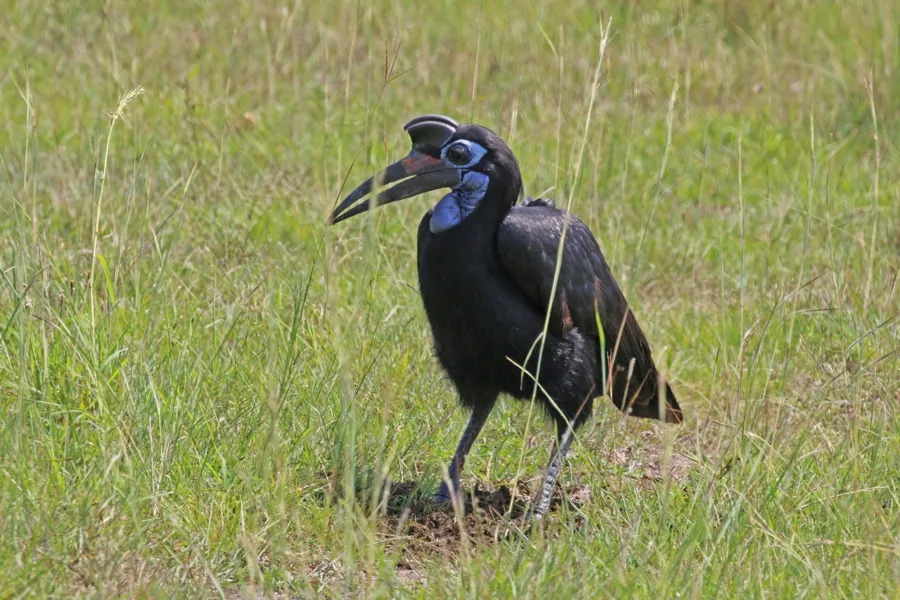
#> input picture assets/animals/abyssinian-ground-hornbill.webp, 900 x 600 px; its folder holds only this picture in this run
$ python audit_local_sources.py
#> lines starting #> are read from the running program, lines starting #| are printed output that depends on the picture
#!/usr/bin/env python3
"""Audit local project folders for usable image and reference assets."""

from __future__ import annotations

import argparse
import csv
import hashlib
import json
from collections import Counter, defaultdict
from datetime import datetime
from pathlib import Path

from PIL import Image, ImageDraw, ImageFilter, ImageOps, ImageStat


SITE_ROOT = Path(__file__).resolve().parents[1]
WORKSPACE_ROOT = SITE_ROOT.parent
OUTPUT_ROOT = SITE_ROOT / ".image-review" / "local-source-audit"
REPORT_PATH = SITE_ROOT / "docs" / "LOCAL_SOURCE_AUDIT.md"

IMAGE_EXTENSIONS = {".png", ".jpg", ".jpeg", ".webp", ".gif"}
DOCUMENT_EXTENSIONS = {".csv", ".docx", ".html", ".json", ".md", ".pdf", ".txt", ".xlsx"}

SKIP_TOP_LEVEL = {"design-a-zoo-student-site"}
SKIP_PARTS = {".git", ".image-cache", ".image-review", "__pycache__"}


def rel_path(path: Path) -> str:
    return path.relative_to(WORKSPACE_ROOT).as_posix()


def should_skip(path: Path) -> bool:
    parts = path.relative_to(WORKSPACE_ROOT).parts
    if parts and parts[0] in SKIP_TOP_LEVEL:
        return True
    return any(part in SKIP_PARTS for part in parts)


def sha256_file(path: Path) -> str:
    digest = hashlib.sha256()
    with path.open("rb") as handle:
        for chunk in iter(lambda: handle.read(1024 * 1024), b""):
            digest.update(chunk)
    return digest.hexdigest()


def dhash(image: Image.Image) -> str:
    gray = ImageOps.grayscale(image).resize((9, 8), Image.Resampling.LANCZOS)
    pixels = list(gray.getdata())
    bits = []
    for row in range(8):
        offset = row * 9
        for col in range(8):
            bits.append(1 if pixels[offset + col] > pixels[offset + col + 1] else 0)
    value = 0
    for bit in bits:
        value = (value << 1) | bit
    return f"{value:016x}"


def classify_path(path: Path) -> tuple[str, str, str]:
    rel_lower = rel_path(path).lower()
    name_lower = path.name.lower()

    if "wild_ecosystem_habitats_collection" in rel_lower:
        return (
            "habitat asset",
            "already-used habitat image",
            "Keep as habitat imagery; these have already been copied into the public site.",
        )
    if "zoo_geometry_worksheets" in rel_lower:
        return (
            "worksheet image",
            "reference only",
            "Useful for a separate geometry worksheet resource, not for animal photo cards.",
        )
    if "zoo_design_studio_project" in rel_lower and "teacher_guide" in rel_lower:
        return (
            "teacher guide page",
            "do not publish",
            "Teacher-guide and answer material should stay local-only unless a student-safe extract is created.",
        )
    if "zoo_design_studio_project" in rel_lower and "student_packet" in rel_lower:
        return (
            "student packet page",
            "reference only",
            "Useful for a future student resources page, but not for animal photo cards.",
        )
    if "archive_20260518" in rel_lower:
        return (
            "archived packet page",
            "reference only",
            "Useful as backup/reference material; prefer current student packet files for public resources.",
        )
    if "googledocs_classwork_teacher_key" in rel_lower:
        return (
            "classwork document",
            "reference only",
            "Useful for classwork context; teacher-key material should stay out of the public repo.",
        )
    if "image_generator_master_prompts" in rel_lower:
        return (
            "prompt/reference file",
            "reference only",
            "Useful for future image-generation prompts, not a publishable animal image source.",
        )
    if "exhibition_capstone_project_packet" in rel_lower:
        return (
            "capstone packet source",
            "reference only",
            "Useful source context; publish only student-facing, non-answer materials.",
        )
    if "untitled folder" in rel_lower:
        if "media_and_images" in rel_lower or name_lower.startswith("image_"):
            return (
                "local export image",
                "hold for manual review",
                "Technically reviewable, but it needs owner/provenance confirmation before public use.",
            )
        return (
            "local export file",
            "reference only",
            "Conversation/export material can help reconstruct intent, but should not be published directly.",
        )
    if "animals/" in rel_lower:
        return (
            "polluted animal markdown source",
            "do not publish",
            "This folder was previously excluded because it contains generated clutter and non-student records.",
        )
    if rel_lower.startswith("assets/"):
        return (
            "legacy asset folder",
            "hold for manual review",
            "Potentially useful, but it needs the same provenance and quality checks as other local images.",
        )

    return (
        "workspace file",
        "reference only",
        "Keep as local context unless it has explicit classroom/public-site value.",
    )


def analyze_image(path: Path) -> dict:
    size_bytes = path.stat().st_size
    record = {
        "path": rel_path(path),
        "filename": path.name,
        "extension": path.suffix.lower(),
        "size_bytes": size_bytes,
        "format": "",
        "width": 0,
        "height": 0,
        "megapixels": 0.0,
        "aspect_ratio": 0.0,
        "mode": "",
        "has_alpha": False,
        "sha256": "",
        "dhash": "",
        "brightness": 0.0,
        "contrast": 0.0,
        "edge_detail": 0.0,
        "technical_status": "unreadable",
        "quality_flags": [],
        "source_category": "",
        "use_recommendation": "",
        "notes": "",
    }

    source_category, use_recommendation, notes = classify_path(path)
    record["source_category"] = source_category
    record["use_recommendation"] = use_recommendation
    record["notes"] = notes

    try:
        record["sha256"] = sha256_file(path)
        with Image.open(path) as image:
            image.load()
            width, height = image.size
            record["format"] = image.format or ""
            record["width"] = width
            record["height"] = height
            record["megapixels"] = round((width * height) / 1_000_000, 3)
            record["aspect_ratio"] = round(width / height, 3) if height else 0
            record["mode"] = image.mode
            record["has_alpha"] = image.mode in {"RGBA", "LA"} or (
                image.mode == "P" and "transparency" in image.info
            )
            record["dhash"] = dhash(image)

            sample = ImageOps.grayscale(ImageOps.exif_transpose(image)).resize(
                (256, 256), Image.Resampling.LANCZOS
            )
            stats = ImageStat.Stat(sample)
            record["brightness"] = round(stats.mean[0], 2)
            record["contrast"] = round(stats.stddev[0], 2)
            edges = sample.filter(ImageFilter.FIND_EDGES)
            record["edge_detail"] = round(ImageStat.Stat(edges).stddev[0], 2)
    except Exception as exc:  # noqa: BLE001 - audit should keep going
        record["quality_flags"].append(f"unreadable: {exc}")
        return record

    flags: list[str] = []
    if record["width"] < 600 or record["height"] < 400:
        flags.append("below minimum card size")
    elif record["width"] < 900 or record["height"] < 600:
        flags.append("usable but low resolution")
    if record["aspect_ratio"] < 0.55 or record["aspect_ratio"] > 2.5:
        flags.append("extreme aspect ratio")
    if record["size_bytes"] < 20_000:
        flags.append("very small file")
    if record["size_bytes"] > 8_000_000:
        flags.append("large file; optimize before use")
    if record["brightness"] < 35:
        flags.append("very dark")
    if record["brightness"] > 225:
        flags.append("very bright")
    if record["contrast"] < 18:
        flags.append("low contrast")
    if record["edge_detail"] < 5:
        flags.append("low detail or flat graphic")

    record["quality_flags"] = flags
    blocking_flags = {
        "below minimum card size",
        "extreme aspect ratio",
        "very small file",
        "very dark",
        "very bright",
        "low contrast",
        "low detail or flat graphic",
    }
    record["technical_status"] = "reviewable" if not blocking_flags.intersection(flags) else "needs work"
    return record


def iter_workspace_files() -> list[Path]:
    files: list[Path] = []
    for path in WORKSPACE_ROOT.rglob("*"):
        if path.is_file() and not should_skip(path):
            files.append(path)
    return sorted(files, key=lambda item: rel_path(item).lower())


def summarize_non_images(files: list[Path]) -> dict:
    by_folder: dict[str, Counter] = defaultdict(Counter)
    notable: list[dict] = []
    for path in files:
        if path.suffix.lower() in IMAGE_EXTENSIONS:
            continue
        ext = path.suffix.lower() or "[none]"
        if ext not in DOCUMENT_EXTENSIONS:
            continue
        folder = path.relative_to(WORKSPACE_ROOT).parts[0]
        by_folder[folder][ext] += 1
        source_category, use_recommendation, notes = classify_path(path)
        if path.name in {
            "zoo_animals_student_database_final.csv",
            "Design_a_Zoo_GoogleDocs_Student_Classwork_Workbook.pdf",
            "Design_a_Zoo_GoogleDocs_Answer_Key_and_Sample_Zoo.pdf",
            "Design_a_Zoo_Image_Generator_Master_Prompts_STUDENT.md",
            "Design_a_Zoo_Image_Generator_Master_Prompts_TEACHER.md",
            "Design_a_Zoo_Digital_Animal_Database.html",
        }:
            notable.append(
                {
                    "path": rel_path(path),
                    "source_category": source_category,
                    "use_recommendation": use_recommendation,
                    "notes": notes,
                }
            )
    return {
        "by_folder": {folder: dict(counter) for folder, counter in sorted(by_folder.items())},
        "notable": notable,
    }


def write_csv(records: list[dict], path: Path) -> None:
    path.parent.mkdir(parents=True, exist_ok=True)
    if not records:
        path.write_text("", encoding="utf-8")
        return
    fieldnames = list(records[0].keys())
    with path.open("w", newline="", encoding="utf-8") as handle:
        writer = csv.DictWriter(handle, fieldnames=fieldnames)
        writer.writeheader()
        writer.writerows(records)


def make_contact_sheet(records: list[dict], output_path: Path, *, limit: int = 60) -> None:
    selected = [
        record
        for record in records
        if record["technical_status"] == "reviewable"
        and record["use_recommendation"] in {"hold for manual review", "reference only"}
    ][:limit]
    if not selected:
        return

    thumb_w, thumb_h = 220, 150
    label_h = 74
    pad = 12
    columns = 4
    rows = (len(selected) + columns - 1) // columns
    canvas = Image.new(
        "RGB",
        (columns * (thumb_w + pad) + pad, rows * (thumb_h + label_h + pad) + pad),
        "white",
    )
    draw = ImageDraw.Draw(canvas)

    for index, record in enumerate(selected):
        x = pad + (index % columns) * (thumb_w + pad)
        y = pad + (index // columns) * (thumb_h + label_h + pad)
        image_path = WORKSPACE_ROOT / record["path"]
        try:
            with Image.open(image_path) as image:
                image = ImageOps.exif_transpose(image).convert("RGB")
                image.thumbnail((thumb_w, thumb_h), Image.Resampling.LANCZOS)
                tx = x + (thumb_w - image.width) // 2
                ty = y + (thumb_h - image.height) // 2
                canvas.paste(image, (tx, ty))
        except Exception:
            draw.rectangle([x, y, x + thumb_w, y + thumb_h], outline="#cc0000", width=2)
            draw.text((x + 6, y + 6), "unreadable", fill="#cc0000")

        label = record["path"]
        if len(label) > 78:
            label = "..." + label[-75:]
        meta = f"{record['width']}x{record['height']} | {record['source_category']}"
        draw.rectangle([x, y + thumb_h + 4, x + thumb_w, y + thumb_h + label_h], fill="#f4f4f4")
        draw.text((x + 5, y + thumb_h + 8), label[:48], fill="#111111")
        draw.text((x + 5, y + thumb_h + 26), label[48:96], fill="#111111")
        draw.text((x + 5, y + thumb_h + 48), meta[:48], fill="#555555")

    output_path.parent.mkdir(parents=True, exist_ok=True)
    canvas.save(output_path, quality=88)


def duplicate_groups(records: list[dict], key: str) -> list[list[dict]]:
    buckets: dict[str, list[dict]] = defaultdict(list)
    for record in records:
        value = record.get(key)
        if value:
            buckets[value].append(record)
    return [group for group in buckets.values() if len(group) > 1]


def markdown_report(summary: dict, image_records: list[dict], non_images: dict) -> str:
    source_counts = Counter(record["source_category"] for record in image_records)
    recommendation_counts = Counter(record["use_recommendation"] for record in image_records)
    technical_counts = Counter(record["technical_status"] for record in image_records)
    untitled = [record for record in image_records if record["path"].startswith("untitled folder/")]
    untitled_reviewable = [
        record
        for record in untitled
        if record["technical_status"] == "reviewable"
        and record["use_recommendation"] == "hold for manual review"
    ]

    lines = [
        "# Local Source Asset Audit",
        "",
        f"Generated: {summary['generated_at']}",
        "",
        "## Verdict",
        "",
        "- Do not publish any images from `untitled folder` directly into animal cards yet.",
        "- Many local exports are technically reviewable, but they do not carry the source URL, author, license name, or license URL required by the animal image pipeline.",
        "- Visual spot-checking shows the strongest `untitled folder` images are mostly worksheet pages, packet covers, trackers, rubrics, and planning sheets, not individual animal photos.",
        "- The folder is still useful: it contains image-generation exports and conversation context that can guide future classroom-resource visuals after provenance is confirmed.",
        "- The 100+ geometry worksheet images are useful for a separate classwork/worksheet resource page, not for the public animal-photo fields.",
        "- `Zoo/Zoo_Design_Studio_Project/Student_Packet/` has cleaner student packet page images that are better candidates for a future resources page than the repeated exports.",
        "- Teacher-key and answer materials should remain local-only.",
        "",
        "## Counts",
        "",
        f"- Workspace images scanned outside the public site repo: {len(image_records)}",
        f"- Images inside `untitled folder`: {len(untitled)}",
        f"- Technically reviewable `untitled folder` images needing manual provenance review: {len(untitled_reviewable)}",
        f"- Exact duplicate image groups: {summary['exact_duplicate_groups']}",
        f"- Near-duplicate perceptual groups: {summary['near_duplicate_groups']}",
        "",
        "## Technical Status",
        "",
    ]
    for name, count in sorted(technical_counts.items()):
        lines.append(f"- {name}: {count}")

    lines.extend(["", "## Source Categories", ""])
    for name, count in sorted(source_counts.items()):
        lines.append(f"- {name}: {count}")

    lines.extend(["", "## Use Recommendations", ""])
    for name, count in sorted(recommendation_counts.items()):
        lines.append(f"- {name}: {count}")

    lines.extend(
        [
            "",
            "## Useful Project Files Found",
            "",
            "- `Design_a_Zoo_Exhibition_Capstone_Project_Packet_Package/zoo_animals_student_database_final.csv`: already the correct public source of truth.",
            "- `Design_a_Zoo_Exhibition_Capstone_Project_Packet_Package/Design_a_Zoo_Digital_Animal_Database.html`: useful historical/reference copy, but the rebuilt static site should stay canonical.",
            "- `Design_a_Zoo_GoogleDocs_Classwork_Teacher_Key_Bundle/Design_a_Zoo_GoogleDocs_Student_Classwork_Workbook.pdf`: useful student-facing classwork reference if a future resources page is added.",
            "- `Design_a_Zoo_GoogleDocs_Classwork_Teacher_Key_Bundle/Design_a_Zoo_GoogleDocs_Answer_Key_and_Sample_Zoo.pdf`: teacher-only; do not publish.",
            "- `Design_a_Zoo_Image_Generator_Master_Prompts_Bundle/Design_a_Zoo_Image_Generator_Master_Prompts_STUDENT.md`: useful for a future student image-generation guide.",
            "- `Design_a_Zoo_Image_Generator_Master_Prompts_Bundle/Design_a_Zoo_Image_Generator_Master_Prompts_TEACHER.md`: teacher-only planning reference.",
            "- `Zoo/Zoo_Geometry_Worksheets_100_Images_Final_20260514_031256/`: useful as a separate worksheet/geometry resource set after student/teacher separation.",
            "- `Wild_Ecosystem_Habitats_Collection/`: already used for the 50 habitat images in the public site.",
            "",
            "## Local Audit Artifacts",
            "",
            "- `.image-review/local-source-audit/local_image_inventory.csv`: full image quality inventory.",
            "- `.image-review/local-source-audit/local_image_summary.json`: machine-readable counts and duplicate groups.",
            "- `.image-review/local-source-audit/local_image_candidates.json`: technically reviewable local exports that still require provenance/manual approval.",
            "- `.image-review/local-source-audit/contact_sheet_untitled_candidates.jpg`: visual sample sheet for reviewable local exports.",
            "- `.image-review/local-source-audit/contact_sheet_zoo_design_studio_export.jpg`: visual sample sheet for the larger Zoo Design Studio export.",
            "",
            "## Required Checks Before Using Any Local Image",
            "",
            "- Confirm ownership/provenance for the exact image file.",
            "- Record source, credit, license/usage permission, and reviewer decision in a manifest before publishing.",
            "- Reject worksheet screenshots, teacher-key pages, watermarked/stock-preview images, unclear rights, and images with text overlays that would confuse animal cards.",
            "- Optimize approved images to `.webp` and keep them under `assets/animals/` only after approval.",
        ]
    )

    if non_images["notable"]:
        lines.extend(["", "## Notable File Records", ""])
        for item in non_images["notable"]:
            lines.append(f"- `{item['path']}`: {item['use_recommendation']} - {item['notes']}")

    lines.append("")
    return "\n".join(lines)


def run_audit() -> None:
    OUTPUT_ROOT.mkdir(parents=True, exist_ok=True)
    files = iter_workspace_files()
    image_paths = [path for path in files if path.suffix.lower() in IMAGE_EXTENSIONS]
    image_records = [analyze_image(path) for path in image_paths]
#> in analyze_image, image is the input picture: PIL image 900x600 RGB; mean R, G, B 143.4, 145.9, 93
#> in dhash, `pixels = list(gray.getdata())`: pixels = 72 values, max 162 at index 39, min 27 at index 41, mean 139.1
#> after the loop in dhash, `for row in range(8):`: bits = 64 values, max 1 at index 4, min 0 at index 0, mean 0.5
#> the loop in dhash, `for bit in bits:` made 64 passes
#> (bit, value) on passes 2 to 9: (0, 0), (0, 0), (0, 0), (1, 1), (1, 3), (1, 7), (0, 14), (1, 29)
#> after the loop in dhash, `for bit in bits:`: value = 1078526698239652656
#> in analyze_image, `sample = ImageOps.grayscale(ImageOps.exif_transpose(image)).resize( (2..`:
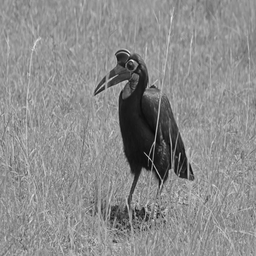
#> sample: PIL image 256x256 L; min 0, max 246, mean 139.2
#> in analyze_image, `edges = sample.filter(ImageFilter.FIND_EDGES)`:
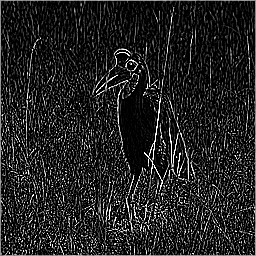
#> edges: PIL image 256x256 L; min 0, max 255, mean 35.2

    exact_groups = duplicate_groups(image_records, "sha256")
    near_groups = duplicate_groups(image_records, "dhash")
    non_images = summarize_non_images(files)

    summary = {
        "generated_at": datetime.now().strftime("%Y-%m-%d %H:%M:%S"),
        "workspace_root": str(WORKSPACE_ROOT),
        "images_scanned": len(image_records),
        "exact_duplicate_groups": len(exact_groups),
        "near_duplicate_groups": len(near_groups),
        "exact_duplicates": [[record["path"] for record in group] for group in exact_groups[:50]],
        "near_duplicates": [[record["path"] for record in group] for group in near_groups[:50]],
        "technical_status_counts": dict(Counter(record["technical_status"] for record in image_records)),
        "source_category_counts": dict(Counter(record["source_category"] for record in image_records)),
        "use_recommendation_counts": dict(Counter(record["use_recommendation"] for record in image_records)),
        "non_image_summary": non_images,
    }

    write_csv(image_records, OUTPUT_ROOT / "local_image_inventory.csv")
    (OUTPUT_ROOT / "local_image_summary.json").write_text(
        json.dumps(summary, indent=2, ensure_ascii=False) + "\n",
        encoding="utf-8",
    )
    local_candidates = [
        record
        for record in image_records
        if record["technical_status"] == "reviewable"
        and record["use_recommendation"] == "hold for manual review"
    ]
    (OUTPUT_ROOT / "local_image_candidates.json").write_text(
        json.dumps(local_candidates, indent=2, ensure_ascii=False) + "\n",
        encoding="utf-8",
    )

    untitled_records = [record for record in image_records if record["path"].startswith("untitled folder/")]
    make_contact_sheet(
        sorted(
            untitled_records,
            key=lambda record: (
                record["technical_status"] != "reviewable",
                record["use_recommendation"] != "hold for manual review",
                -record["megapixels"],
            ),
        ),
        OUTPUT_ROOT / "contact_sheet_untitled_candidates.jpg",
    )
    make_contact_sheet(
        sorted(
            image_records,
            key=lambda record: (
                record["technical_status"] != "reviewable",
                record["use_recommendation"] != "hold for manual review",
                -record["megapixels"],
            ),
        ),
        OUTPUT_ROOT / "contact_sheet_workspace_candidates.jpg",
    )

    studio_records = [
        record
        for record in image_records
        if "Teaching - 051426 - Zoo Design Studio project image generation request_export"
        in record["path"]
    ]
    make_contact_sheet(
        sorted(studio_records, key=lambda record: record["path"]),
        OUTPUT_ROOT / "contact_sheet_zoo_design_studio_export.jpg",
        limit=90,
    )

    REPORT_PATH.write_text(markdown_report(summary, image_records, non_images), encoding="utf-8")

    print(f"Scanned {len(image_records)} images")
    print(f"Wrote {REPORT_PATH}")
    print(f"Wrote {OUTPUT_ROOT / 'local_image_inventory.csv'}")


def main() -> None:
    parser = argparse.ArgumentParser(description="Audit local Design a Zoo source folders.")
    parser.parse_args()
    run_audit()
#> in run_audit, `image_records = [analyze_image(path) for path in image_paths]`: image_records = 1 item
#> (the rest of the program and of its run is left out)
